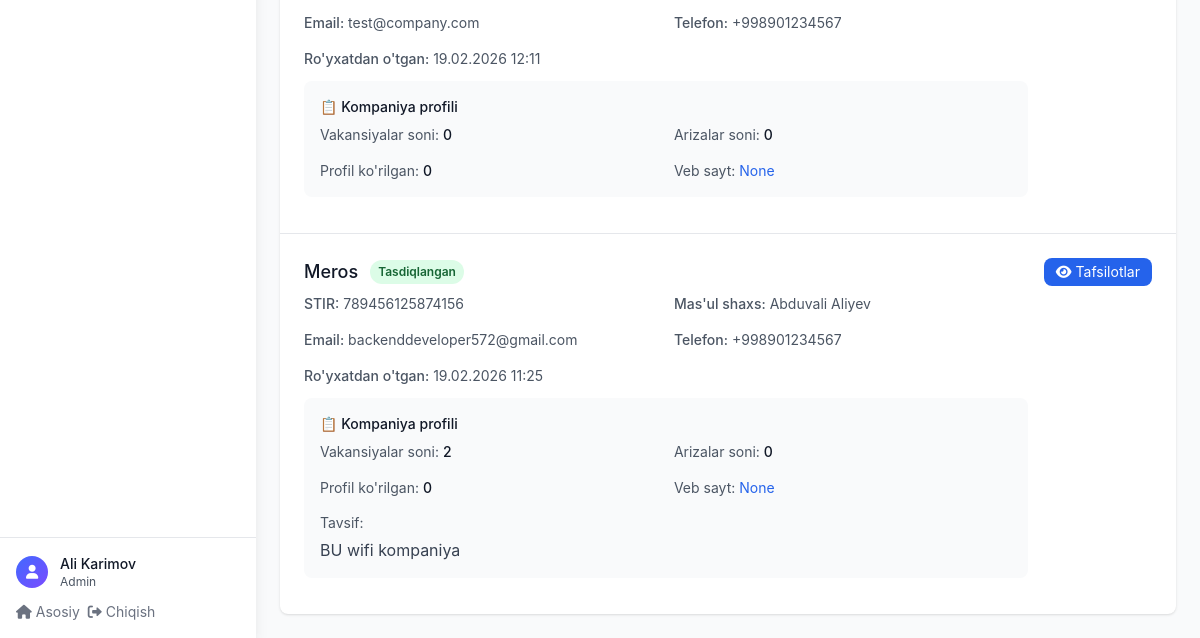
The page /admin-panel/companies/ (signed in, lower part) on the database as committed earlier.
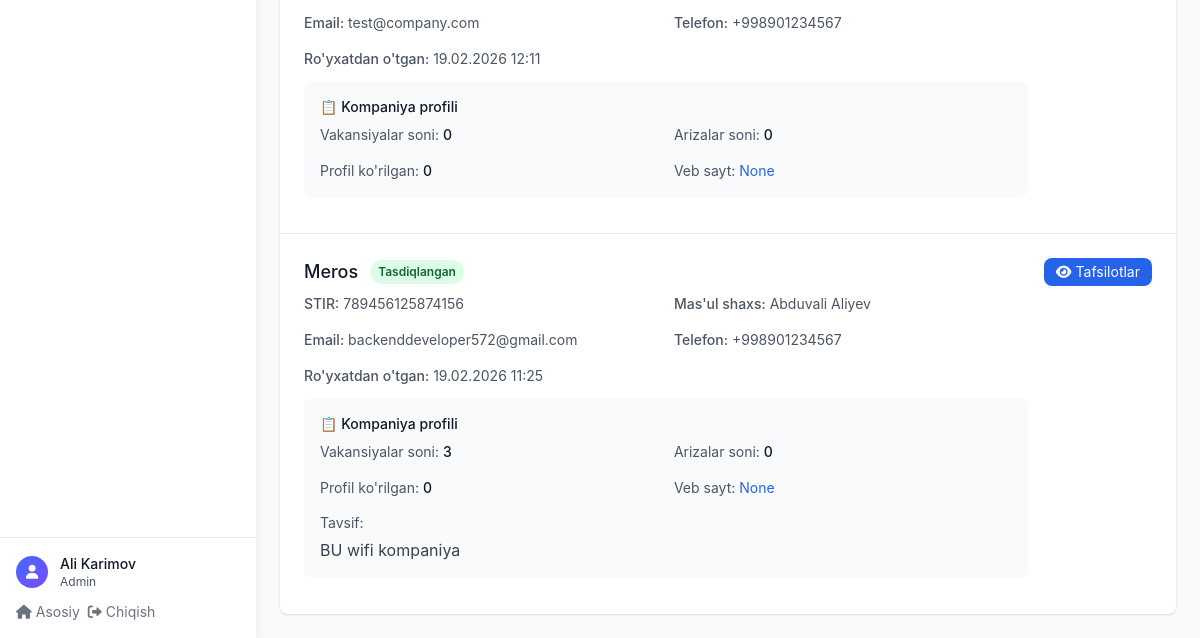
The same page on the database as committed later.
### hr_bolim/models.py (models this page shows, shortened)
class Company(models.Model):
    user = models.OneToOneField(User, on_delete=models.CASCADE, related_name='company')
    company_name = models.CharField(max_length=200)
    stir = models.CharField(max_length=50, unique=True, help_text="STIR / Ro'yxat raqami")
    email = models.EmailField()
    responsible_person = models.CharField(max_length=150)
    phone = models.CharField(max_length=20)
    data_processing_consent = models.BooleanField(default=False)
    consent_date = models.DateTimeField(blank=True, null=True)
    is_verified = models.BooleanField(default=False)
    created_at = models.DateTimeField(auto_now_add=True)
    updated_at = models.DateTimeField(auto_now=True)

class CompanyProfile(models.Model):
    company = models.OneToOneField(Company, on_delete=models.CASCADE, related_name='profile')
    logo = models.ImageField(upload_to='company_logos/', blank=True, null=True)
    description = models.TextField()
    address = models.TextField()
    website = models.URLField(blank=True, null=True)
    facebook = models.URLField(blank=True, null=True)
    linkedin = models.URLField(blank=True, null=True)
    instagram = models.URLField(blank=True, null=True)
    telegram = models.URLField(blank=True, null=True)
    total_jobs_posted = models.PositiveIntegerField(default=0)
    total_applications = models.PositiveIntegerField(default=0)
    profile_views = models.PositiveIntegerField(default=0)
    created_at = models.DateTimeField(auto_now_add=True)
    updated_at = models.DateTimeField(auto_now=True)

### hr_bolim/views.py (the view)
# urls.py: path('admin-panel/companies/', admin_companies, name='admin_companies'),
@login_required
def admin_companies(request):
    if request.user.role != 'admin' and not request.user.is_superuser:
        return redirect('home')
    companies = Company.objects.all().order_by('-created_at')
    context = {
        'companies': companies,
    }
    return render(request, 'hr_bolim/admin/companies.html', context)

### hr_bolim/templates/hr_bolim/admin/companies.html (shortened to what the changed rows need)
{% extends 'hr_bolim/admin/base_admin.html' %}
{% block admin_content %}
<div class="bg-white rounded-lg shadow">
    <div class="divide-y divide-gray-200">
        {% for company in companies %}
        <div class="p-6 hover:bg-gray-50">
            <div class="flex justify-between items-start">
                <div class="flex-1">
                    <div class="flex items-center space-x-3 mb-2">
                        <h3 class="text-lg font-medium text-gray-900">{{ company.company_name }}</h3>
                        <span class="px-2 py-1 text-xs font-semibold rounded-full {% if company.is_verified %}bg-green-100 text-green-800{% else %}bg-yellow-100 text-yellow-800{% endif %}">
                            {% if company.is_verified %}Tasdiqlangan{% else %}Kutilmoqda{% endif %}
                        </span>
                    </div>
                    <div class="grid grid-cols-1 md:grid-cols-2 gap-4 text-sm text-gray-600 mb-3">
                        <div>
                            <span class="font-medium">STIR:</span> {{ company.stir }}
                        </div>
                        <div>
                            <span class="font-medium">Mas'ul shaxs:</span> {{ company.responsible_person }}
                        </div>
                        <div>
                            <span class="font-medium">Email:</span> {{ company.email }}
                        </div>
                        <div>
                            <span class="font-medium">Telefon:</span> {{ company.phone }}
                        </div>
                        <div class="md:col-span-2">
                            <span class="font-medium">Ro'yxatdan o'tgan:</span> {{ company.created_at|date:"d.m.Y H:i" }}
                        </div>
                    </div>
                    {% if company.profile %}
                    <div class="bg-gray-50 rounded-lg p-4 mb-3">
                        <h4 class="text-sm font-medium text-gray-900 mb-2">📋 Kompaniya profili</h4>
                        <div class="grid grid-cols-1 md:grid-cols-2 gap-4 text-sm">
                            <div>
                                <span class="text-gray-600">Vakansiyalar soni:</span>
                                <span class="font-medium text-gray-900">{{ company.profile.total_jobs_posted }}</span>
                            </div>
                            <div>
                                <span class="text-gray-600">Arizalar soni:</span>
                                <span class="font-medium text-gray-900">{{ company.profile.total_applications }}</span>
                            </div>
                            <div>
                                <span class="text-gray-600">Profil ko'rilgan:</span>
                                <span class="font-medium text-gray-900">{{ company.profile.profile_views }}</span>
                            </div>
                            <div>
                                <span class="text-gray-600">Veb sayt:</span>
                                <a href="{{ company.profile.website }}" target="_blank" class="text-blue-600 hover:underline">{{ company.profile.website }}</a>
                            </div>
                        </div>
                        {% if company.profile.description %}
                        <div class="mt-3">
                            <span class="text-gray-600 text-sm">Tavsif:</span>
                            <p class="text-gray-700 mt-1">{{ company.profile.description|truncatewords:20 }}</p>
                        </div>
                        {% endif %}
                    </div>
                    {% endif %}
                </div>
                <div class="ml-4 flex space-x-2">
                    <button class="px-3 py-1 bg-blue-600 text-white text-sm rounded-lg hover:bg-blue-700">
                        <i class="fas fa-eye mr-1"></i>Tafsilotlar
                    </button>
                </div>
            </div>
        </div>
        {% empty %}
        <div class="p-12 text-center">
            <i class="fas fa-building text-gray-400 text-5xl mb-4"></i>
            <h3 class="text-lg font-medium text-gray-900 mb-2">Kompaniyalar yo'q</h3>
            <p class="text-gray-600">Hali hech qanday kompaniya ro'yxatdan o'tmagan</p>
        </div>
        {% endfor %}
    </div>
</div>
{% endblock %}

Rows that differ between the two databases and show on the page:
changed through a linked row, Company "Meros": profile.total_jobs_posted "2" → "3"
